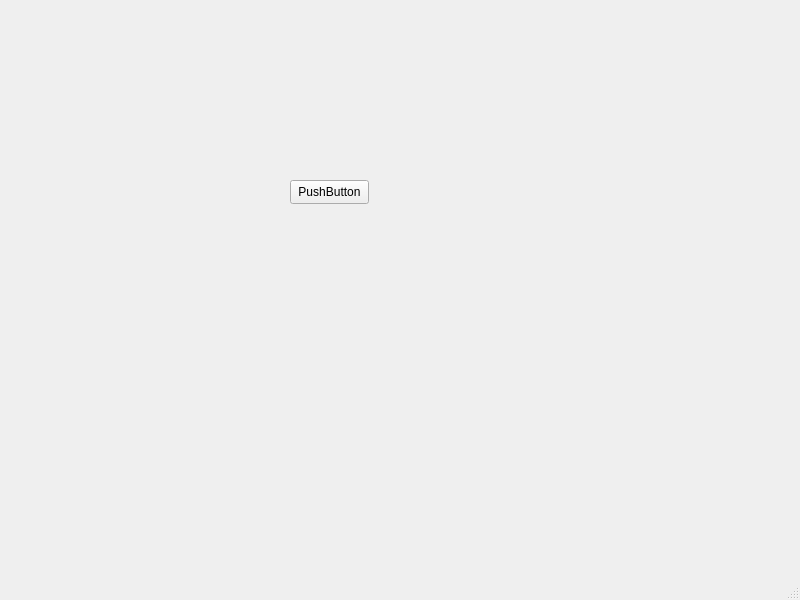
<?xml version="1.0" encoding="UTF-8"?>
<ui version="4.0">
 <class>MainWindow</class>
 <widget class="QMainWindow" name="MainWindow">
  <property name="geometry">
   <rect>
    <x>0</x>
    <y>0</y>
    <width>800</width>
    <height>600</height>
   </rect>
  </property>
  <property name="windowTitle">
   <string>MainWindow</string>
  </property>
  <property name="windowIcon">
   <iconset resource="recursos.qrc">
    <normaloff>:/icons/assets/play.png</normaloff>:/icons/assets/play.png</iconset>
  </property>
  <widget class="QWidget" name="centralwidget">
   <widget class="QPushButton" name="pushButton">
    <property name="geometry">
     <rect>
      <x>290</x>
      <y>180</y>
      <width>79</width>
      <height>24</height>
     </rect>
    </property>
    <property name="text">
     <string>PushButton</string>
    </property>
    <property name="icon">
     <iconset resource="recursos.qrc">
      <normaloff>:/icons/assets/logo.png</normaloff>:/icons/assets/logo.png</iconset>
    </property>
   </widget>
  </widget>
  <widget class="QMenuBar" name="menubar">
   <property name="geometry">
    <rect>
     <x>0</x>
     <y>0</y>
     <width>800</width>
     <height>33</height>
    </rect>
   </property>
  </widget>
  <widget class="QStatusBar" name="statusbar"/>
 </widget>
 <resources>
  <include location="recursos.qrc"/>
 </resources>
 <connections/>
</ui>
